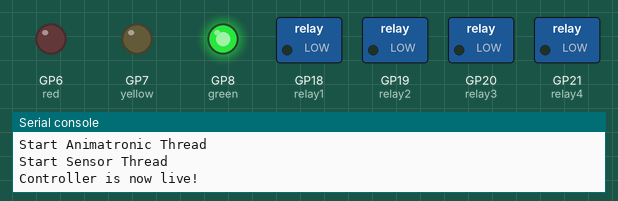
This program was run on a simulated Raspberry Pi Pico running MicroPython. Shown: switched loads named in the program (green lamp = pin HIGH), output pins drawn as LEDs (lit = HIGH), the last lines printed to the serial console. Threads take turns every 2 ms.

Above: at 24.03 s.
At 31.5 s:
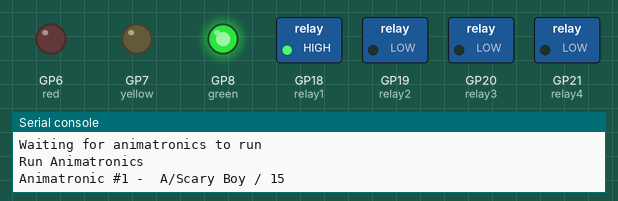
At 44.0 s:
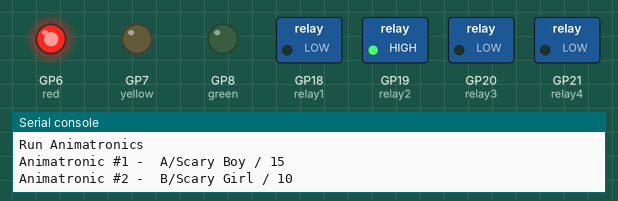
At 54.0 s:
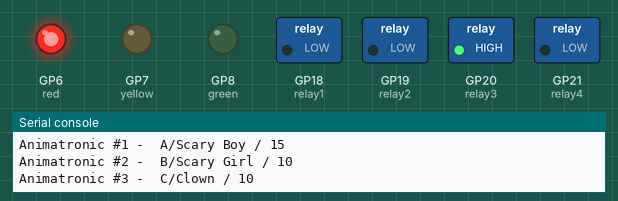
At 64.0 s:
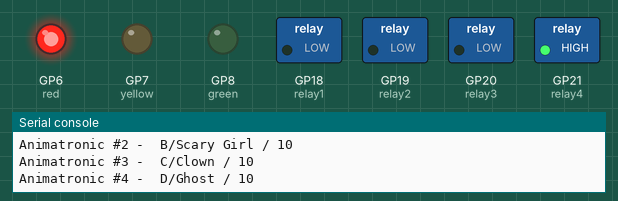
Timing chart, 0 to 75.8 s (numbered marks = the images above):
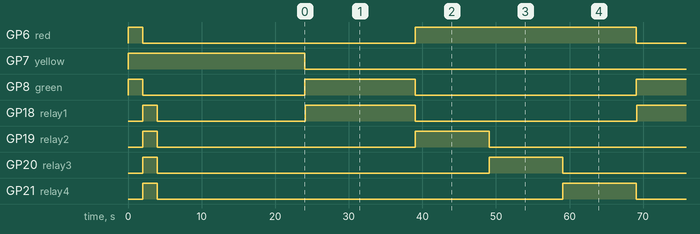

Measured:
- by itself, GP6 (red): repeats every 45.1 s: HIGH 30.0 s, LOW 15.1 s
- by itself, GP8 (green): repeats every 45.1 s: HIGH 15.1 s, LOW 30.0 s
- by itself, GP18 (relay1): repeats every 45.1 s: HIGH 15.0 s, LOW 30.1 s
- by itself, GP19 (relay2): alternates HIGH for 10.0 s and LOW for 35.1 s
- by itself, GP20 (relay3): goes LOW 45.1 s, HIGH 10.0 s, LOW 35.1 s, HIGH 10.0 s, then LOW
- by itself, GP21 (relay4): goes LOW 55.1 s, HIGH 10.0 s, LOW 35.1 s, HIGH 10.0 s, then LOW

The program:

halloween_pico_code_rev6.py
```python
#
# Halloween Animatronic Automation System
# This code is using both cores of a Pico or Pico W. Core 1 is running a sensor thread for the KY-008 laser
# detector via a DaFuRui 5V Relay board. The relay connects to pin14 on the Pico. When someone breaks the
# beam between the ky-008 laser and detector it trips the relay which activates the p14 on Pico.
# Then the core_1 kicks off and turns on each of the four SB Components Pico Relay Board (a really cool board!!!)
# in series with a sleep between each relay to let the animatronic play.
#
# This code also controller an stop light LED board do show status of the controller during boot (yellow),
# green when waiting for someone to trip the laster and then red once the animatronics start running.
#
# it supports 7 controllers by configuring the animatronics in the animatronicCfg List. the code gets the
# controller id from the pico and uses that to determine the controller #
#
#
#
codeRev="6"
codeDate="22 Oct 2025"

from machine import Pin, lightsleep, PWM
import _thread
import time, utime

# configure controller/animatronics pairing
#
#  this is design for our maze which has 7 raspberry pico controllers.
#
# cxr1 is controller #, relay #
ControllerIDs=["E661A4D4176D6D29",
               "E6616408438D882B",
               "E6611C08CB419822",
               "E661410403206530",
               "E661385283543132",
               "E6614104034B2730",
               "E66358986366412B"]
#Controller6_ID="E6614104034B2730"
#Controller7_ID="E66358986366412B"
animatronicsCfg = [['A/Scary Boy',15, 'B/Scary Girl',10,'C/Clown',10,'D/Ghost',10,"sleep time",0],
                    ['E/Crawing Zombie',20, 'DD/Ratman',13,'EE/Leatherface',23,'empty_c2s4',1,"sleep time",0],
                    ['FF/Jump Scare Pumpkin',10,'Skeleton Barrel',10, 'Pumpkin Guy',8,'Witch',8,"sleep time",0],
                    ['Witch]',7, 'Barry',15,'Werewolf 1',5,'Werewolf 2',5,"sleep time",5],
                    ['Ghoul',15, 'Bottomless Zombie',15,'Dog House',10,'Headless Skull Guy',7,"sleep time",5],
                    ['empty_c6s1',10, 'empty_c6s2',10,'empty_c6s3',10,'empty_c6s4',10,"sleep time",5],
                    ['empty_c7s1',10, 'empty_c7s2',10,'empty_c7s3',10,'empty_c7s4',10,"sleep time",5]]


#
# longest time period of the 4 animatronics. this is used during boot up to make sure
# all animatronics would and are in steady state before transitioning into sensor mode
#
animatronicsInitialDelay=20

# initialize pins for relays (animatronics)
relay1 = Pin(18, Pin.OUT)
relay2 = Pin(19, Pin.OUT)
relay3 = Pin(20, Pin.OUT)
relay4 = Pin(21, Pin.OUT)

# Initialize pins for LEDs
red = PWM(Pin(6), freq=1000)  #  red LED
yellow = PWM(Pin(7), freq=1000)  #  yellow LED
green = PWM(Pin(8), freq=1000)  # green LED

# sensor Pin
sensorPin = Pin(14,Pin.IN, Pin.PULL_UP)

#
# initialize pins for dip switch - currently not used
#
#dipSwitchPin1 = Pin(10, Pin.IN,Pin.PULL_UP)
#dipSwitchPin2 = Pin(11, Pin.IN,Pin.PULL_UP)
#dipSwitchPin3 = Pin(12, Pin.IN,Pin.PULL_UP)
#dipSwitchPin4 = Pin(13, Pin.IN,Pin.PULL_UP)

# thread syncronization global variable
runAnimatronic=False

#enable debugging
debug=True
debug2=False


# Function to set the brightness of an LED (0-100%)
def set_brightness(led, brightness):
    if brightness < 0 or brightness > 100:
        raise ValueError("Brightness should be between 0 and 100")
    led.duty_u16(int(brightness / 100 * 65535))

def allOn():
    relay1.value(1)
    relay2.value(1)
    relay3.value(1)
    relay4.value(1)

def allOff():
    relay1.value(0)
    relay2.value(0)
    relay3.value(0)
    relay4.value(0)

#
# get's the PICO ID so the code can switch automatically based on the controller.
#
# from https://forums.raspberrypi.com/viewtopic.php?t=349189
#
def getPicoID():
    id = ""
    for b in machine.unique_id():
      id += "{:02X}".format(b)
    return(id)

def sensorThread():
    global runAnimatronic
    global sensorPin
    c=0
    set_brightness(green, 100)
    set_brightness(red, 0)

    while True:
         #utime.sleep(20) #remove before use
        if debug2: print("count=",c," sensor/pin_14=",sensorPin.value())
        lightsleep(50)
        c = c + 1
        if sensorPin.value() == 1:
            if debug: print("Waiting for animatronics to run")
            runAnimatronic=True
            while runAnimatronic == True:
                pass
            set_brightness(green, 100)
            if debug: print("Waiting for sensor detection")
        else:
            pass

def animatronicThread():
    global runAnimatronic
    while True:


        while runAnimatronic == False:
            pass

        if debug: print("Run Animatronics")

        if debug: print("Animatronic #1 - ",animatronicsCfg[controllerNumber-1][0],"/",animatronicsCfg[controllerNumber-1][1])
        relay1.toggle()
        utime.sleep(animatronicsCfg[controllerNumber-1][1])
        #
        # at the end of animatronic #1 turn light to red
        set_brightness(red, 100)
        set_brightness(green, 0)
        allOff()

        if debug: print("Animatronic #2 - ",animatronicsCfg[controllerNumber-1][2],"/",animatronicsCfg[controllerNumber-1][3])
        relay2.toggle()
        utime.sleep(animatronicsCfg[controllerNumber-1][3])
        allOff()

        if debug: print("Animatronic #3 - ",animatronicsCfg[controllerNumber-1][4],"/",animatronicsCfg[controllerNumber-1][5])
        relay3.toggle()
        utime.sleep(animatronicsCfg[controllerNumber-1][5])
        allOff()

        if debug: print("Animatronic #4 - ",animatronicsCfg[controllerNumber-1][6],"/",animatronicsCfg[controllerNumber-1][7])
        relay4.toggle()
        utime.sleep(animatronicsCfg[controllerNumber-1][7])

        # extra time to make sure all animatronics are done so they can restart correctly
        if debug: print("Sleep Time - ",animatronicsCfg[controllerNumber-1][8],"/",animatronicsCfg[controllerNumber-1][9])
        utime.sleep(animatronicsCfg[controllerNumber-1][9])

        allOff()
        set_brightness(red, 0)
        if debug: print("Animatronics Run Done")
        runAnimatronic=False


#
# main code
#

if debug: print("Initializing System, please wait...")
if debug: print("Code Rev: ",codeRev," Code Date: ",codeDate)
if debug: print("Pico's Unique ID=",getPicoID())
# change this to reflect which controller above in the list that this instance is supporting
try:
    controllerNumber=ControllerIDs.index(getPicoID())+1
except:
    print("Unknown Controller, defaulting to 1")
    controllerNumber=1
if debug: print("Controller Number=",controllerNumber)
if debug: print("Animatronics Configured=",animatronicsCfg[controllerNumber-1])
if debug: print("Sensor Pin Current Value=",sensorPin.value())


set_brightness(green, 100)
set_brightness(yellow, 100)
set_brightness(red, 100)
utime.sleep(2)
set_brightness(green, 0)
set_brightness(red, 0)
if debug: print("All Animatronics will activate to verify function")
allOff()
allOn()
utime.sleep(2)
allOff()
sensorPin.value(0)
runAnimatronic=False
utime.sleep(animatronicsInitialDelay)
set_brightness(yellow, 0)

set_brightness(green, 100)
if debug: print("Start Animatronic Thread")
animatronic = _thread.start_new_thread(animatronicThread,())
if debug: print("Start Sensor Thread")
if debug: print("Controller is now live!")
sensorThread()

allOff()
                                                                                 
```
